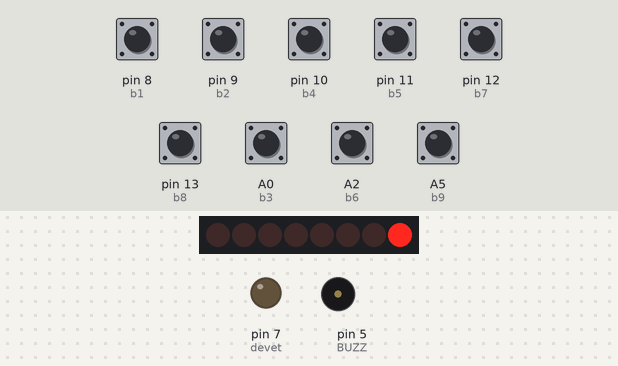
Simulated run of this sketch. Board: Arduino Uno, built with avr-gcc and run on an emulated ATmega328P. On the bench: 8 shift-register outputs drawn as a row of LEDs (first output left, lit = HIGH), output pins drawn as LEDs (lit = HIGH), buzzer (waves = sounding). Wiring (inferred from the names in the program): shift register (74HC595): data pin 2; shift clock pin 3; latch pin 4. Wiring (inferred from the signals the program sends): row of LEDs: on Q0, Q1, Q2, Q3, Q4, Q5, Q6, Q7. Dashed ring = blinking. The inputs (shaded band) are chosen by the test bench; at power-on: A0 (b3), A2 (b6), A5 (b9), pin 8 (b1), pin 9 (b2), pin 10 (b4), pin 11 (b5), pin 12 (b7), pin 13 (b8) HIGH. Random numbers use the default seed unless the sketch sets one; pins used as bus, display or sensor lines are not drawn.

Above: at 1.0 s.
1.1 s: pin 8 (b1) pulled LOW for 0.15 s
At 2.1 s:
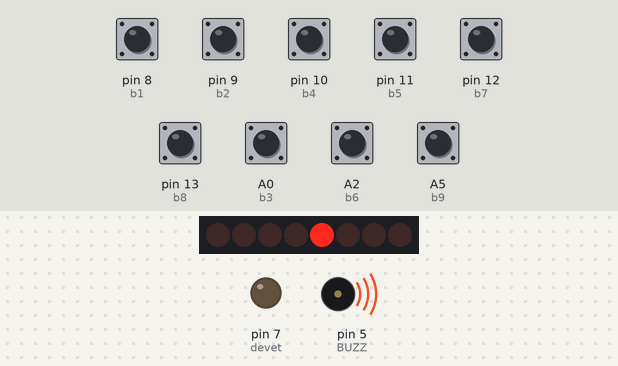
4.2 s: pin 9 (b2) pulled LOW for 1 s
At 4.85 s:
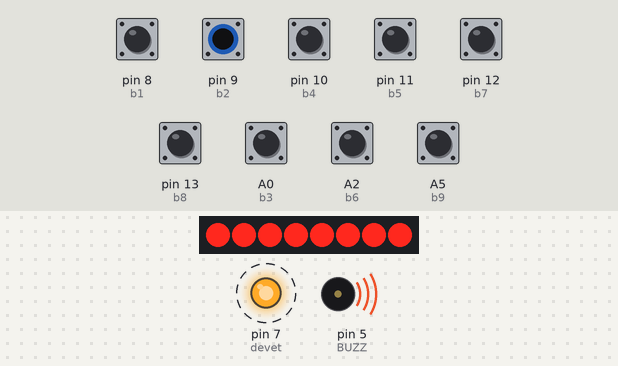
7.0 s: pin 8 (b1) driven LOW and pin 9 (b2) driven LOW
At 10.5 s:
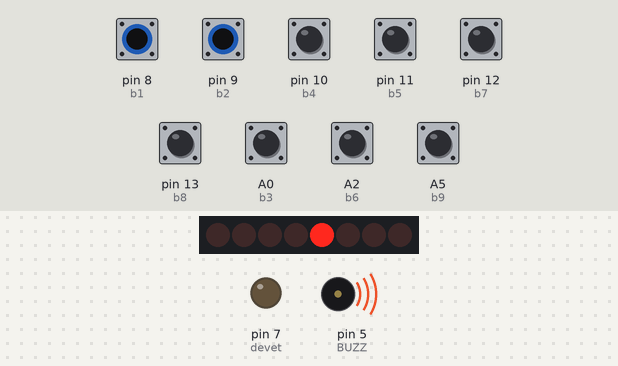
Timing chart, 0 to 19.0 s (numbered marks = the images above; inputs shaded):
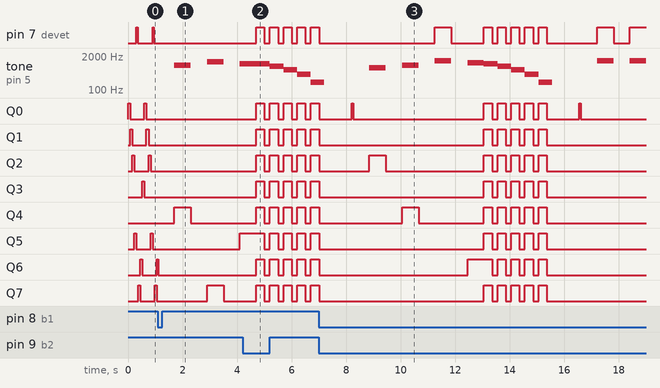

Measured:
- after the input at 1.1 s, tone on pin 5 (BUZZ): plays 900 Hz for 0.60 s, 1200 Hz for 0.60 s, 1000 Hz for 0.10 s, starting after 0.60 s
- after the input at 4.2 s, pin 7 (devet): alternates HIGH for 0.30 s and LOW for 0.20 s, starting after 0.51 s

The sketch:

IgraSpomina.ino
```cpp
#define b3 A0
#define b6 A2
#define b9 A5
int stcp = 4;
int shcp = 3;
int ds = 2;

int BUZZ = 5;

int b1 = 8;
int b2 = 9;
int b4 = 10;
int b5 = 11;
int b7 = 12;
int b8 = 13;
int devet = 7;

int zamik = 600;
int ponavljaj = 3;
int sequence[10];

void setup() {
    Serial.begin(9600);
    pinMode(stcp, OUTPUT);
    pinMode(shcp, OUTPUT);
    pinMode(ds, OUTPUT);
    pinMode(BUZZ, OUTPUT);
    pinMode(devet, OUTPUT);
    pinMode(b1, INPUT_PULLUP);
    pinMode(b2, INPUT_PULLUP);
    pinMode(b3, INPUT_PULLUP);
    pinMode(b4, INPUT_PULLUP);
    pinMode(b5, INPUT_PULLUP);
    pinMode(b6, INPUT_PULLUP);
    pinMode(b7, INPUT_PULLUP);
    pinMode(b8, INPUT_PULLUP);
    pinMode(b9, INPUT_PULLUP);

    snakeAnimation();
}

void loop() {

    // Ob spremembi hitrosti prižiga LED diod, nastavi dolžino zaporedja na 3
    ponavljaj = 3;
    for (int i = 0; i < 3; i++) {
        for (int k = 0; k < ponavljaj; k++) {

            // Generiraj naključno število in jo shrani v array, na k-to mesto.
            int randomButton = random(1, 10);
            sequence[k] = randomButton;
            posveti(randomButton, true);

            // Brez zamika v zadnji ponovitvi zanke
            // (uporabnik lahko takoj po končanem zaporedju začne vnašati zaporedje)
            if (k != ponavljaj - 1) {
                delay(zamik);
            }
        }

        // Funkcija, ki čaka na vnos zaporedja uporabnika (vrne 1 če se uporabnik zmoti, drugače 0)
        int checkIfWrong = gumb(ponavljaj);

        // Če se uporabik zmoti, ponastavi vrednosti in ponovno zaženi igro
        if (checkIfWrong == 1) {
            i = -1;
            ponavljaj = 3;
            zamik = 600;
            sequence[10];
            setup();
        }
        // Če uporabnik uspešno vnese zaporedje, povečaj število utripov zaporedja
            ponavljaj = ponavljaj + 1;
    }
    // Ko se zgodi level-up, zmanjšaj zakasnitev med prižiganjem/ugašanjem ledic
    zamik = zamik - 200;

    // Ko je zamik 0, je konec igre
    if (zamik == 0) {

       digitalWrite(stcp, LOW);
        shiftOut(ds, shcp, MSBFIRST, 0B11111111);
        digitalWrite(stcp, HIGH);
        digitalWrite(devet, HIGH);

        playWinningMelody();

        digitalWrite(devet, LOW);
        digitalWrite(stcp, LOW);
        shiftOut(ds, shcp, MSBFIRST, 0B00000000);
        digitalWrite(stcp, HIGH);

        ponavljaj = 3;
        setup();
    }
}

int gumb(int in) {
    // Zanka, ki se ponovi za vsak element zaporedja
    for (int i = 0; i < in; i++) {

        // Čakaj na pritisk gumba
        while (digitalRead(b1) == HIGH && digitalRead(b2) == HIGH && digitalRead(b3) == HIGH &&
               digitalRead(b4) == HIGH && digitalRead(b5) == HIGH && digitalRead(b6) == HIGH &&
               digitalRead(b7) == HIGH && digitalRead(b8) == HIGH && digitalRead(b9) == HIGH) {}

        int pressedButton = 0;

        // Zapomni si gumb, ki ga je pritisnil uporabnik
        if (digitalRead(b1) == LOW) pressedButton = 1;
        else if (digitalRead(b2) == LOW) pressedButton = 2;
        else if (digitalRead(b3) == LOW) pressedButton = 3;
        else if (digitalRead(b4) == LOW) pressedButton = 4;
        else if (digitalRead(b5) == LOW) pressedButton = 5;
        else if (digitalRead(b6) == LOW) pressedButton = 6;
        else if (digitalRead(b7) == LOW) pressedButton = 7;
        else if (digitalRead(b8) == LOW) pressedButton = 8;
        else if (digitalRead(b9) == LOW) pressedButton = 9;

        // Preveri, če je pritisnjen gumb pravilen
        if (pressedButton != sequence[i]) {

            // Zaigraj tone piskača, ki ponazarjajo izgubo
            // Utripaj LED diode med igranjem piskača
            for (int j = 0; j < 5; j++) {
                digitalWrite(stcp, LOW);
                shiftOut(ds, shcp, MSBFIRST, 0B11111111);
                digitalWrite(stcp, HIGH);
                digitalWrite(devet, HIGH);

                if (j == 0) tone(BUZZ, 1000);
                else if (j == 1) tone(BUZZ, 800);
                else if (j == 2) tone(BUZZ, 600);
                else if (j == 3) tone(BUZZ, 400);
                else if (j == 4) tone(BUZZ, 200);

                delay(300);

                digitalWrite(stcp, LOW);
                shiftOut(ds, shcp, MSBFIRST, 0B00000000);
                digitalWrite(stcp, HIGH);
                digitalWrite(devet, LOW);

                delay(200);
            }

            noTone(BUZZ);
            delay(1000);

            return 1;
        }

        // Gumb je pravilen, posveti LED diodo, katero predstavlja izbran gumb.
        int temp = zamik;
        zamik = 450;
        posveti(pressedButton, true);
        zamik = temp;
    }
    // Posveti vse LED diode, kar ponazarja, da je vneseno zaporedje pravilno
    // in da prihaja novo zaporedje.
    flash(1000, 1);
    delay(1000);
    return 0;
}

void posveti(int number, bool buzz) {
    switch (number) {
        case 1:
            push(500, 0B00000001, buzz);
            break;
        case 2:
            push(600, 0B00000010, buzz);
            break;
        case 3:
            push(700, 0B00000100, buzz);
            break;
        case 4:
            push(800, 0B00001000, buzz);
            break;
        case 5:
            push(900, 0B00010000, buzz);
            break;
        case 6:
            push(1000, 0B00100000, buzz);
            break;
        case 7:
            push(1100, 0B01000000, buzz);
            break;
        case 8:
            push(1200, 0B10000000, buzz);
            break;
        case 9:
            digitalWrite(stcp, LOW);
            shiftOut(ds, shcp, MSBFIRST, 0B00000000);
            digitalWrite(stcp, HIGH);
            digitalWrite(devet, HIGH);
            if (buzz) {
                tone(BUZZ, 1300);
            }
            delay(zamik);
            digitalWrite(devet, LOW);
            if (buzz) {
                noTone(BUZZ);
            }
            break;
        default:
            push(200, 0B11111111, buzz);
            break;
    }
}

void push(int buzz, int byte, bool sound) {
    digitalWrite(stcp, LOW);
    shiftOut(ds, shcp, MSBFIRST, byte);
    digitalWrite(stcp, HIGH);

    if (sound) {
        tone(BUZZ, buzz);
    }
    delay(zamik);
    if (sound) {
        noTone(BUZZ);
    }

    digitalWrite(stcp, LOW);
    shiftOut(ds, shcp, MSBFIRST, 0B00000000);
    digitalWrite(stcp, HIGH);
}

void flash(int del, int ponovi) {
    for (int i = 0; i < ponovi; i++) {
        digitalWrite(stcp, LOW);
        shiftOut(ds, shcp, MSBFIRST, 0B11111111);
        digitalWrite(stcp, HIGH);
        digitalWrite(devet, HIGH);

        delay(del);

        digitalWrite(devet, LOW);
        digitalWrite(stcp, LOW);
        shiftOut(ds, shcp, MSBFIRST, 0B00000000);
        digitalWrite(stcp, HIGH);

        delay(del);
    }
}

void snakeAnimation() {

  // Definicija zaporedja LED diod, ki se bodo posamično prižigale.
    int zaporedje[] = {1, 2, 3, 6, 9, 8, 7, 4};
    zamik = 50;

    // Iteriraj skozi zaporedje, dokler uporabnik ne izbere nekega gumba.
    while (true) {
        for (int i = 0; i < 8; i++) {
            posveti(zaporedje[i], false);

            if (digitalRead(b1) == LOW || digitalRead(b2) == LOW || digitalRead(b3) == LOW ||
                digitalRead(b4) == LOW || digitalRead(b5) == LOW || digitalRead(b6) == LOW ||
                digitalRead(b7) == LOW || digitalRead(b8) == LOW || digitalRead(b9) == LOW)
                {
                  // Nastavi zamik na začetno vrednost in se vrni v Setup().
                  zamik = 600;
                  delay(zamik);
                  return;
            }

            delay(25);
        }
    }
}

void playWinningMelody() {
    const int C = 261;
    const int D = 294;
    const int E = 329;
    const int F = 349;
    const int G = 392;
    const int A = 440;
    const int B = 493;
    const int Fsharp = 370;

    int melody[] = {C, E, G, C, G, E, C, E, G, E, D, B, D, E, F, G};
    int noteDurations[] = {250, 250, 500, 500, 500, 250, 250, 500, 500, 250, 250, 250, 500, 500, 250, 500};

    for (int i = 0; i < 16; i++) {
        tone(BUZZ, melody[i]);
        delay(noteDurations[i]);
        noTone(BUZZ);
        delay(50);
    }
}
```
